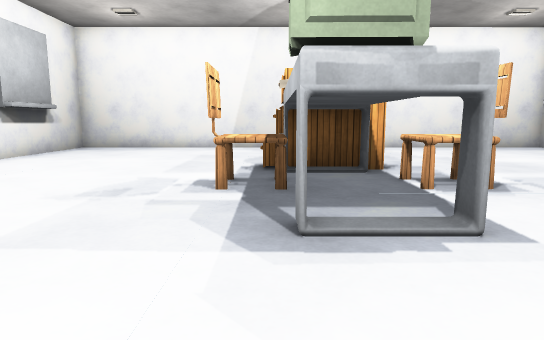
view 1 (above)

16 first-person views from a walk through a Unity game level. The camera is 1.2 m above the floor, tilts 8° down and sees 75° across. The floor is counted in squares, 1 m on a side. Each view is taken from the middle of a square. On the plan, view 1 faces up. The plan holds only what a view shows up to about 14 squares ahead; the rest is blank. The player character is not drawn. Some animated figures are left out. Some surface patterns are stand-ins.

view 2
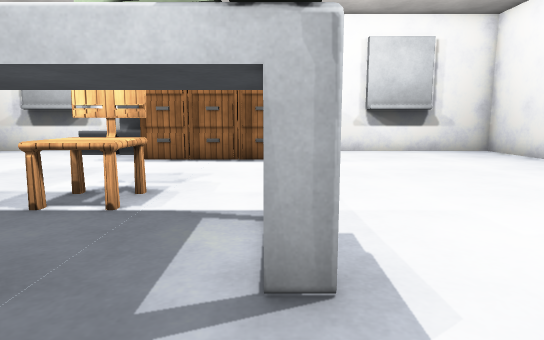

view 3
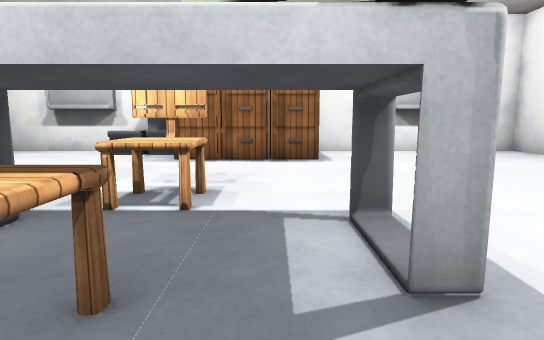

view 4
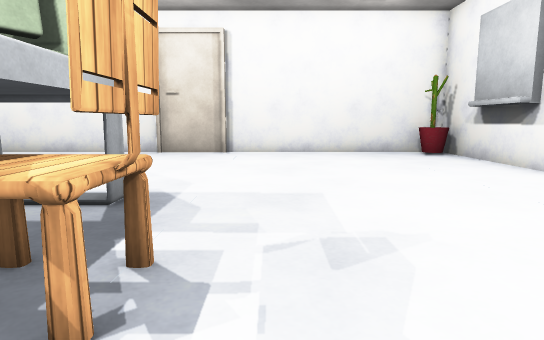

view 5
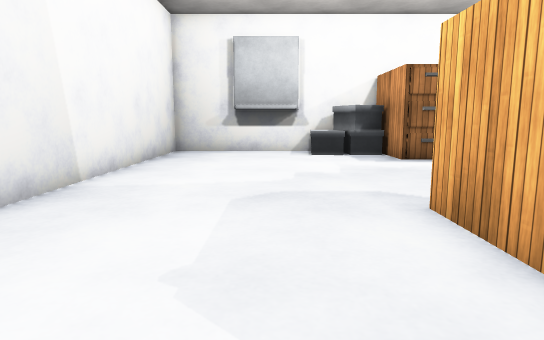

view 6
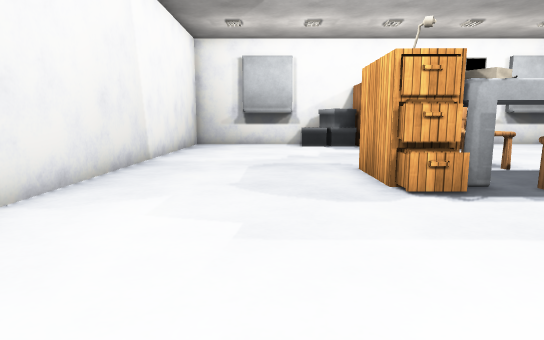

view 7
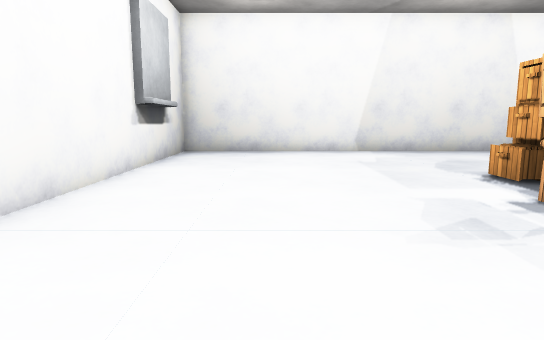

view 8
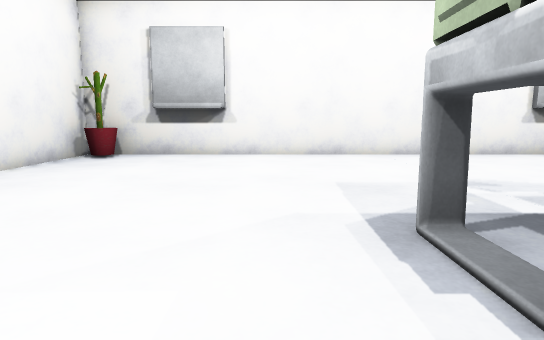

view 9
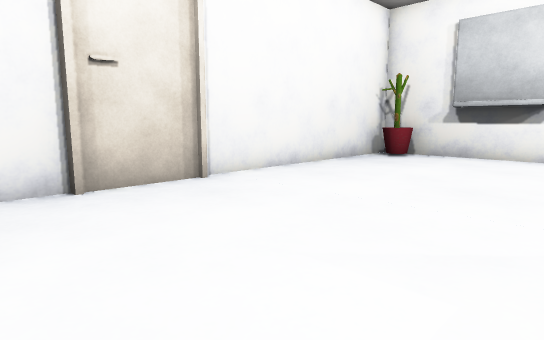

view 10
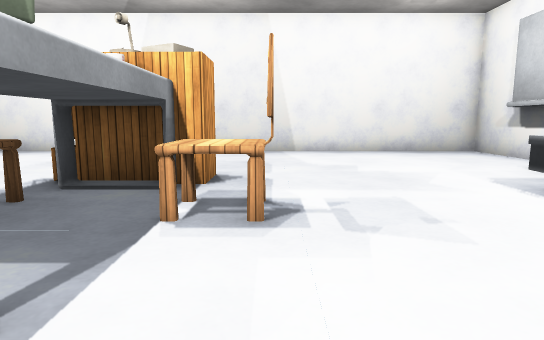

view 11
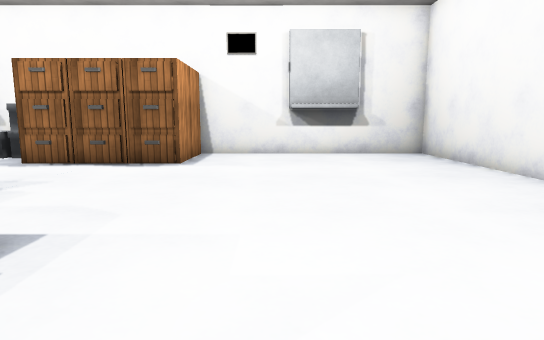

view 12
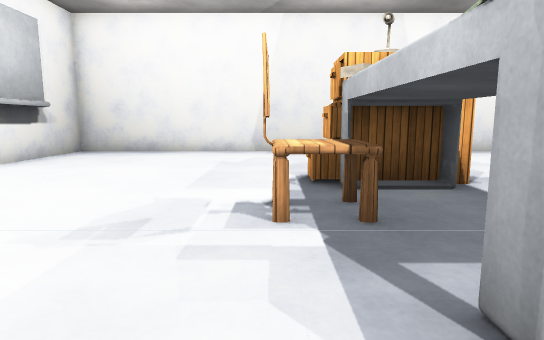

view 13
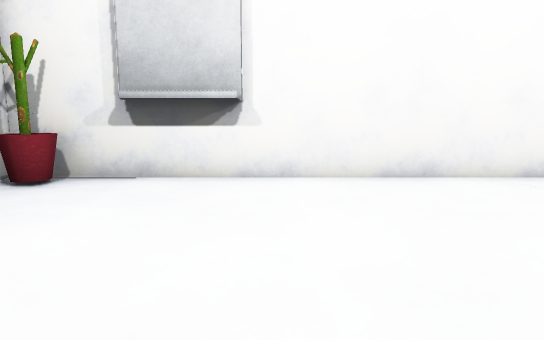

view 14
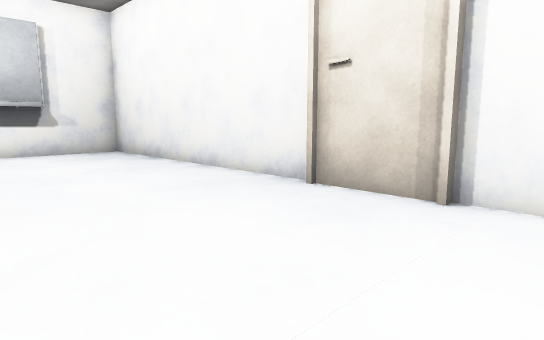

view 15
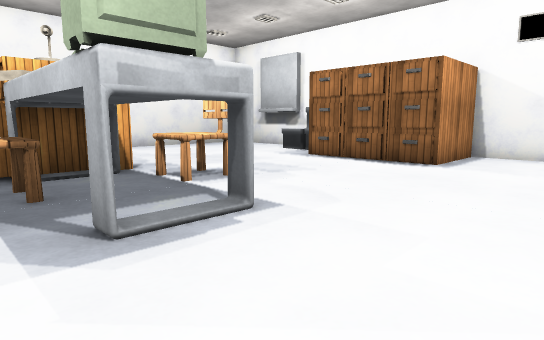

view 16
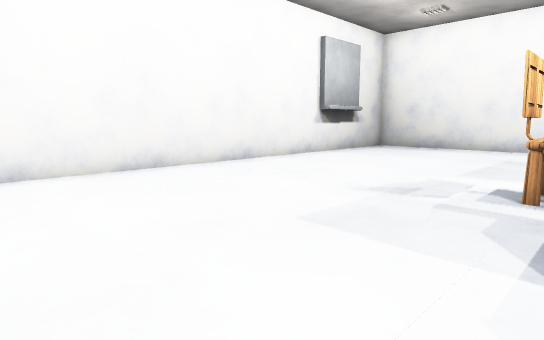

### Floor plan
Points are (right, up) in squares from view 1. A wall is a line through its corners. A room is listed if a view was taken in it or the views show most of it. See-through windows are left out.
Room 1 (views 1, 2, 3, 4, 5, 6, 7, 8, 9, 10, 11, 12, 13, 14, 15, 16)
walls: (-8, 0.4) (-8, -2); (11.9, 9.5) (11.9, 15.8) (-8.4, 15.8) (-8.4, -4.5) (11.9, -4.5) (11.9, 3.6); (11.4, 11.1) (11.4, 13.4); (-8, 13.4) (-8, 11); (11.4, -2) (11.4, 0.3)
objects: cactus (-8, -4) to (-7, -3); chair (-1, 6) to (0, 7); other object (0, 4) to (2, 8); other object (0, 8); cabinet (0, 9) to (3, 10); chair (3, 6) to (4, 7); cabinet (9, 4) to (10, 4); cabinet (9, 6) to (10, 6); cabinet (9, 7) to (10, 7); other object (10, 9) to (11, 9); other object (10, 10) to (11, 11)

Where each view was taken, in squares from view 1:
view 1: 0 up, 0 right, facing up
view 2: 4 up, 2 left, facing right
view 3: 5 up, 2 left, facing right
view 4: 9 up, 2 left, facing down
view 5: 12 up, 2 left, facing right
view 6: 12 up, 6 left, facing right
view 7: 2 up, 5 left, facing up
view 8: 2 up, 4 right, facing left
view 9: 2 up, 4 right, facing down-left
view 10: 2 up, 4 right, facing up
view 11: 1 up, 1 left, facing right
view 12: 2 up, 1 left, facing up
view 13: 1 up, 1 left, facing left
view 14: 1 up, 2 left, facing down-right
view 15: 0 up, 1 left, facing up-right
view 16: 0 up, 0 right, facing up-left
